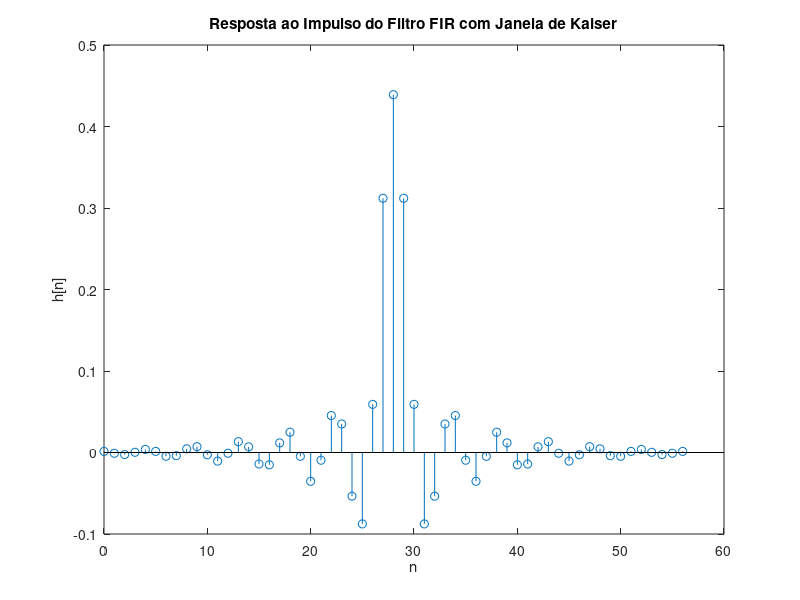
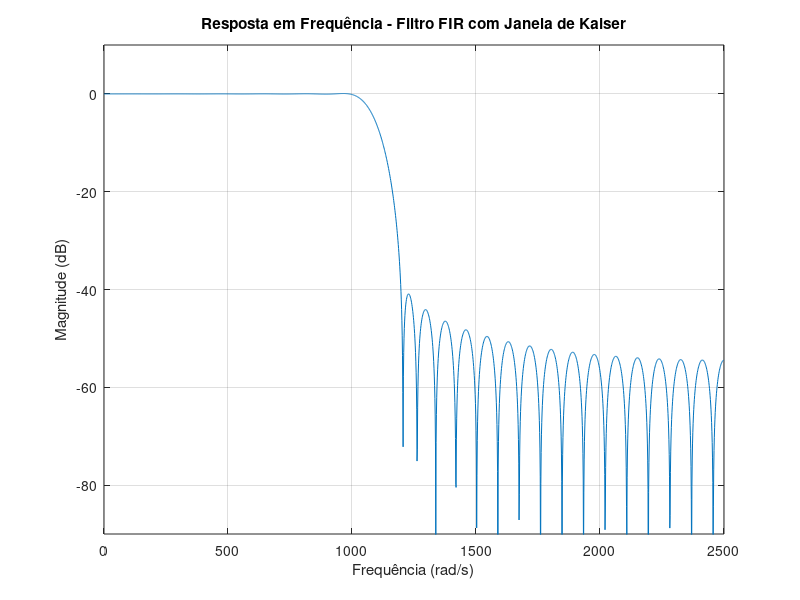

Write MATLAB code to recreate these figures, in order.
clc; clear; close all;


Ap = 1;         
Ar = 40;        
Omega_p = 1000;
Omega_r = 1200;
Omega_s = 5000;


delta_p = (10^(0.05*Ap) - 1)/(10^(0.05*Ap) + 1); 
delta_r = 10^(-0.05*Ar);                         


F = [Omega_p Omega_r]; 
A = [1 0];             
ripples = [delta_p delta_r];


[M, Wn, beta, ftype] = kaiserord(F, A, ripples, Omega_s);


w_kaiser = kaiser(M+1, beta);


h = fir1(M, Wn, ftype, w_kaiser, 'noscale');


figure(1)
stem(0:M, h)
xlabel('n'); ylabel('h[n]');
title('Resposta ao Impulso do Filtro FIR com Janela de Kaiser');


[H, w] = freqz(h, 1, 2048, Omega_s);

figure(2)
plot(w, 20*log10(abs(H)))
axis([0 Omega_s/2 -90 10])
xlabel('Frequência (rad/s)');
ylabel('Magnitude (dB)');
title('Resposta em Frequência - Filtro FIR com Janela de Kaiser');
grid on;